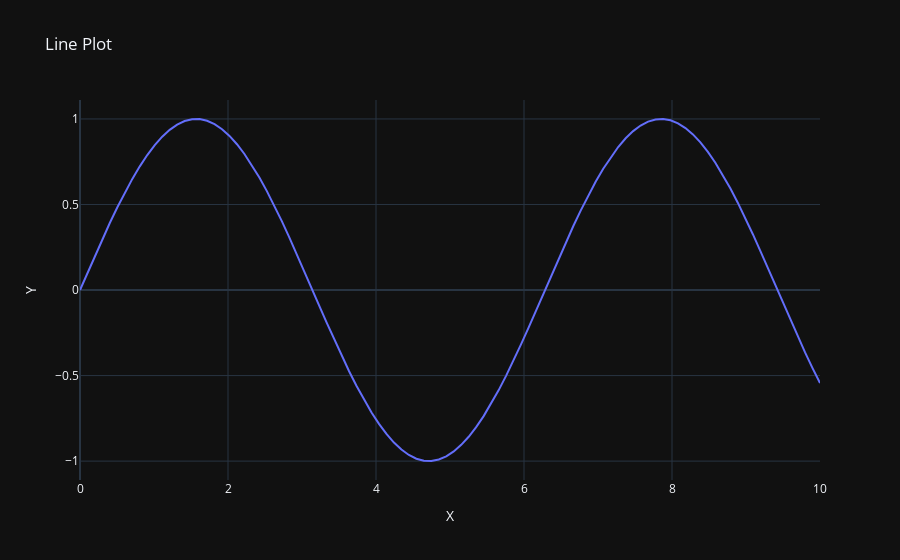

Notebook cell for this chart:
### Code cell
X = np.linspace(0, 10, 100)
y = np.sin(X)
jd.line_plot(X, y)
